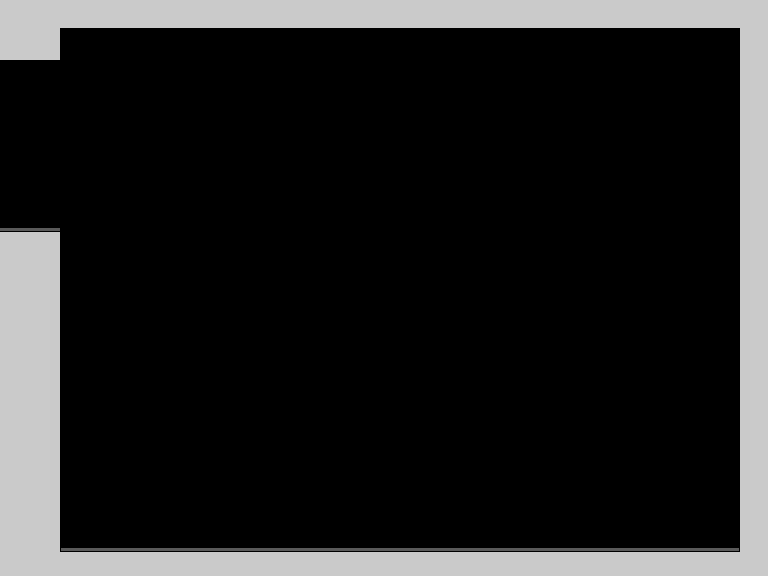

Tiled map render using the project's own tile images. Description and the whole map definition, tile-layer contents included, below:
An orthogonal 24x18 tile map with 32x32 px tiles, 1 tile layer (main-layer) and 3 objects (enemies::bosses::TestBoss, background::Parallax, left).

<map version="1.0" tiledversion="1.1.2" orientation="orthogonal" renderorder="right-down" width="24" height="18" tilewidth="32" tileheight="32" infinite="0" nextobjectid="5">
 <properties>
  <property name="tileset" value="level1" />
 </properties>
 <tileset firstgid="1" name="terrain" tilewidth="32" tileheight="32" tilecount="40" columns="5">
  <image source="tilemap1.png" width="160" height="256" />
  <terraintypes>
   <terrain name="terrain" tile="-1" />
  </terraintypes>
  <tile id="0" terrain=",,,0" />
  <tile id="1" terrain=",,0,0" />
  <tile id="2" terrain=",,0," />
  <tile id="3" terrain=",0,0,0" />
  <tile id="4" terrain="0,,0,0" />
  <tile id="5" terrain=",0,,0" />
  <tile id="6" terrain="0,0,0,0" />
  <tile id="7" terrain="0,,0," />
  <tile id="8" terrain="0,0,,0" />
  <tile id="9" terrain="0,0,0," />
  <tile id="10" terrain=",0,," />
  <tile id="11" terrain="0,0,," />
  <tile id="12" terrain="0,,," />
 </tileset>
 <layer name="main-layer" width="24" height="18">
  <data encoding="csv">
7,10,12,12,12,12,12,12,12,12,12,12,12,12,12,12,12,12,12,12,12,12,12,9,
12,13,0,0,0,0,0,0,0,0,0,0,0,0,0,0,0,40,40,0,0,0,0,6,
0,0,0,0,0,0,0,0,0,0,0,0,0,0,0,0,0,40,40,0,0,0,0,6,
0,0,0,0,0,0,0,0,0,0,0,0,0,0,0,0,0,40,40,0,0,0,0,6,
0,0,0,0,0,0,0,0,0,0,0,0,0,0,0,0,0,40,40,0,0,0,0,6,
0,0,0,0,0,0,0,0,0,0,0,0,0,0,0,0,0,40,40,0,0,0,0,6,
0,0,0,0,0,0,0,0,0,0,0,0,0,0,0,0,0,40,40,0,0,0,0,6,
2,3,0,0,0,0,0,0,0,0,0,0,0,0,0,0,0,40,40,0,0,0,0,6,
7,8,0,0,0,0,0,0,0,0,0,0,0,0,0,0,0,40,40,0,0,0,0,6,
7,8,0,0,0,0,0,0,0,0,0,0,0,0,0,0,0,40,40,0,0,0,0,6,
7,8,0,0,0,0,0,0,0,0,0,0,0,0,0,0,0,40,40,0,0,0,0,6,
7,8,0,0,0,0,0,0,0,0,0,0,0,0,0,0,0,40,40,0,0,0,0,6,
7,8,0,0,0,0,0,0,0,0,0,0,0,0,0,0,0,40,40,0,0,0,0,6,
7,8,0,0,0,0,0,0,0,0,0,0,0,0,0,0,0,40,40,0,0,0,0,6,
7,8,0,0,0,0,0,0,0,0,0,0,0,0,0,0,0,40,0,0,0,0,0,6,
7,8,0,0,0,0,0,0,0,0,0,0,0,0,0,0,0,40,0,0,0,0,0,6,
7,8,0,0,0,0,0,0,0,0,0,0,0,0,0,0,0,40,0,0,0,0,0,6,
7,5,2,2,2,2,2,2,2,2,2,2,2,2,2,2,2,2,2,2,2,2,2,4
</data>
 </layer>
 <objectgroup name="object-layer">
  <object id="3" name="boss" type="enemies::bosses::TestBoss" x="392" y="136" width="48" height="48">
   <properties>
    <property name="left-span" type="int" value="96" />
    <property name="right-span" type="int" value="704" />
   </properties>
   <ellipse />
  </object>
  <object id="4" name="background" type="background::Parallax" x="358" y="209">
   <properties>
    <property name="factor" type="float" value="0.5" />
    <property name="name" type="file" value="background1.png" />
   </properties>
  </object>
 </objectgroup>
 <objectgroup name="warp-layer">
  <object id="2" name="0 -&gt; 10.1" type="left" x="0" y="64" width="64" height="160" />
 </objectgroup>
</map>
